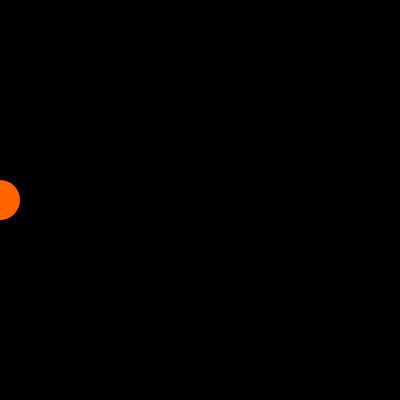
Frame 1 (no input)
Frame 60 (no input): identical to frame 1, image omitted
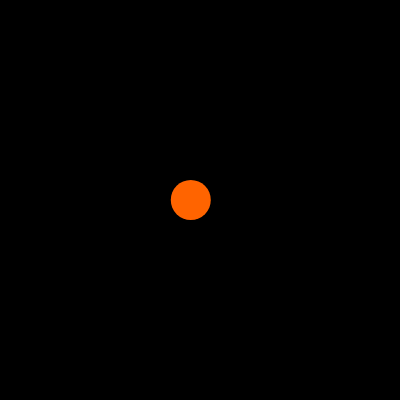
Frame 120 (the mouse pressed at the canvas centre since frame 60)

The p5.js sketch that drew these frames (run headless with seeded random() and noise() and a simulated clock; from frame 60 on, the mouse is pressed at the canvas centre):

// p5.js sketch
// ── sketch.js
https://editor.p5js.org/benjamin.bergery/sketches/krTvAr2Dv

//https:editor.p5js.org/dannewoo/sketches/tFG3VHXvJ

var x = 0;
var easing = 0.05;

function setup() {
  createCanvas(400, 400);
  background(0);
  noStroke();
}

function draw() {
  background(0);
  fill(255, 100, 0);
  x += (mouseX - x) * easing;
  ellipse(x, height/2, 40, 40);
}
